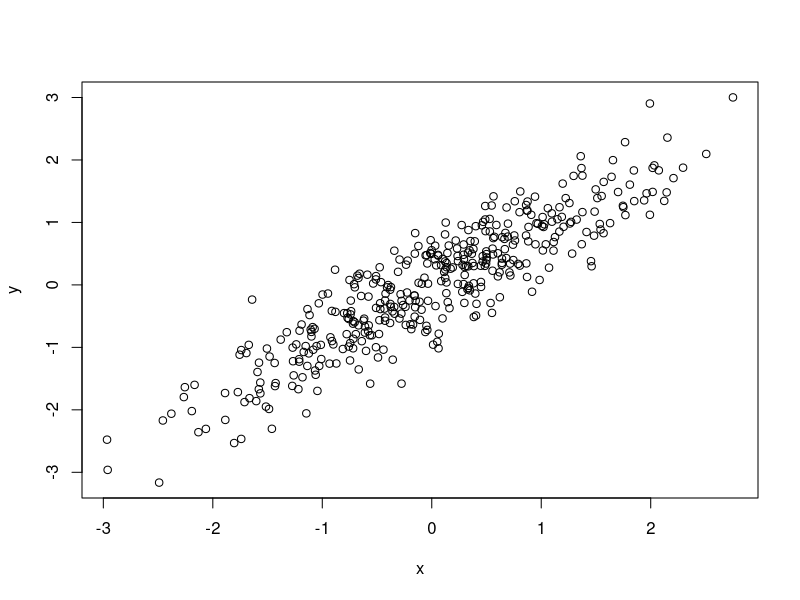

Write R code to recreate this figure.
library(MASS)

n = 400
rho = 0.90
m = matrix(c(0, 0), nrow = 2)
S = matrix(c(1, rho, rho, 1), nrow = 2)
obs = mvrnorm(n, m, S)
x = obs[, 1]
y = obs[, 2]
cor(x, y)
plot(x, y)

# The pearson corrolation is changing between 0.6 and -0.1. And is larger the closer the points are to a line from bottom left corner to top right corner.

# Same effect, but the values are mostly between 0.4 and 0.8.

# Interval is 0.8 to 1.0

# From this we see that the closer the rho is to 1.0, the smaller the 

# n = 100, rho = 0.30 => p_corr = (0.0, 0.5)

# n = 100, rho = 0.60 => p_corr = (0.5, 0.7)

# n = 100, rho = 0.90 => p_corr = (0.84, 0.92)

# n = 400, rho = 0.30 => p_corr = (0.25, 0.39)

# n = 400, rho = 0.60 => p_corr = (0.54, 0.68)

# n = 400, rho = 0.90 => p_corr = (0.89, 0.92)

# The larger the sample size, the smaler interval.